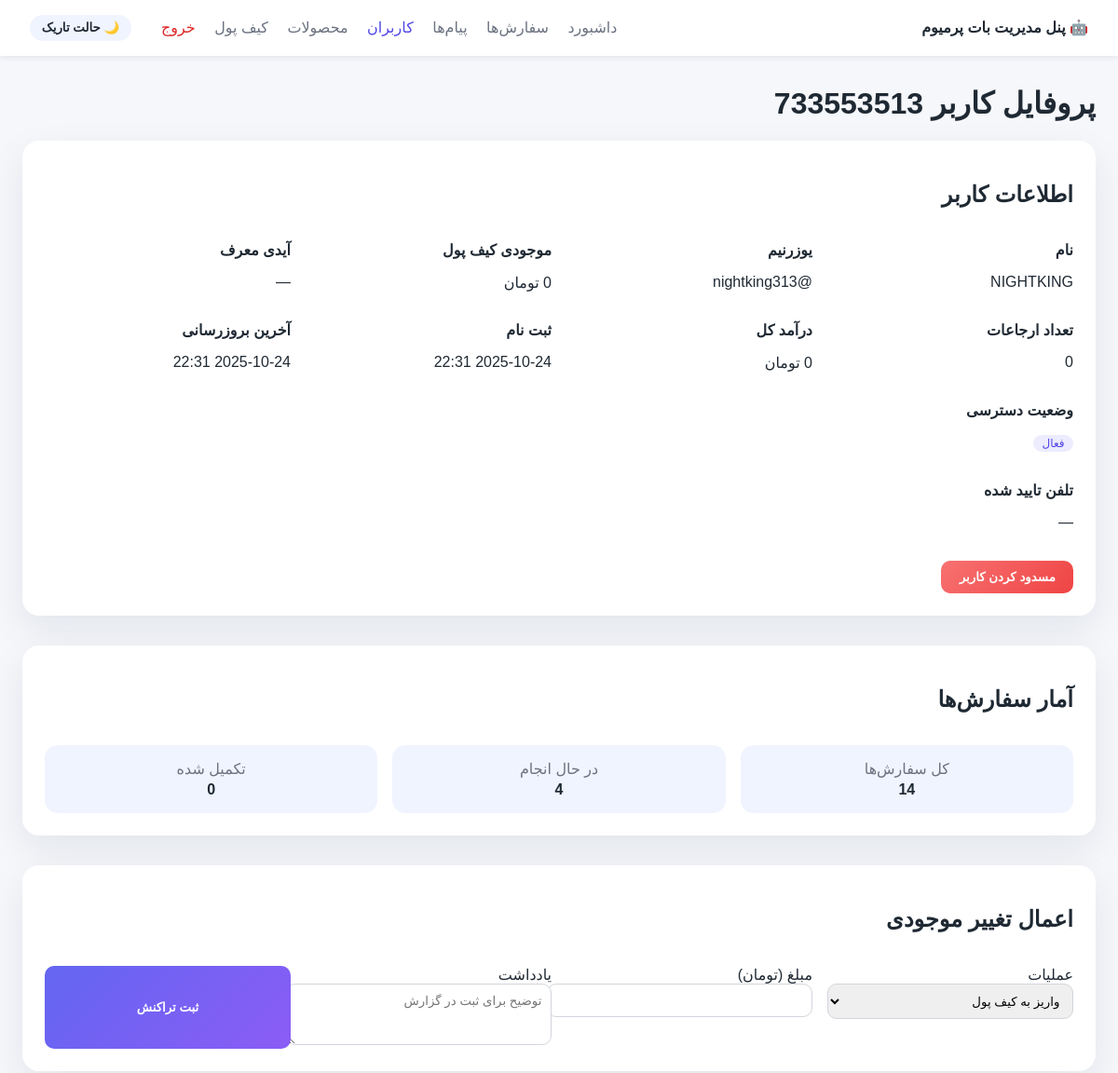
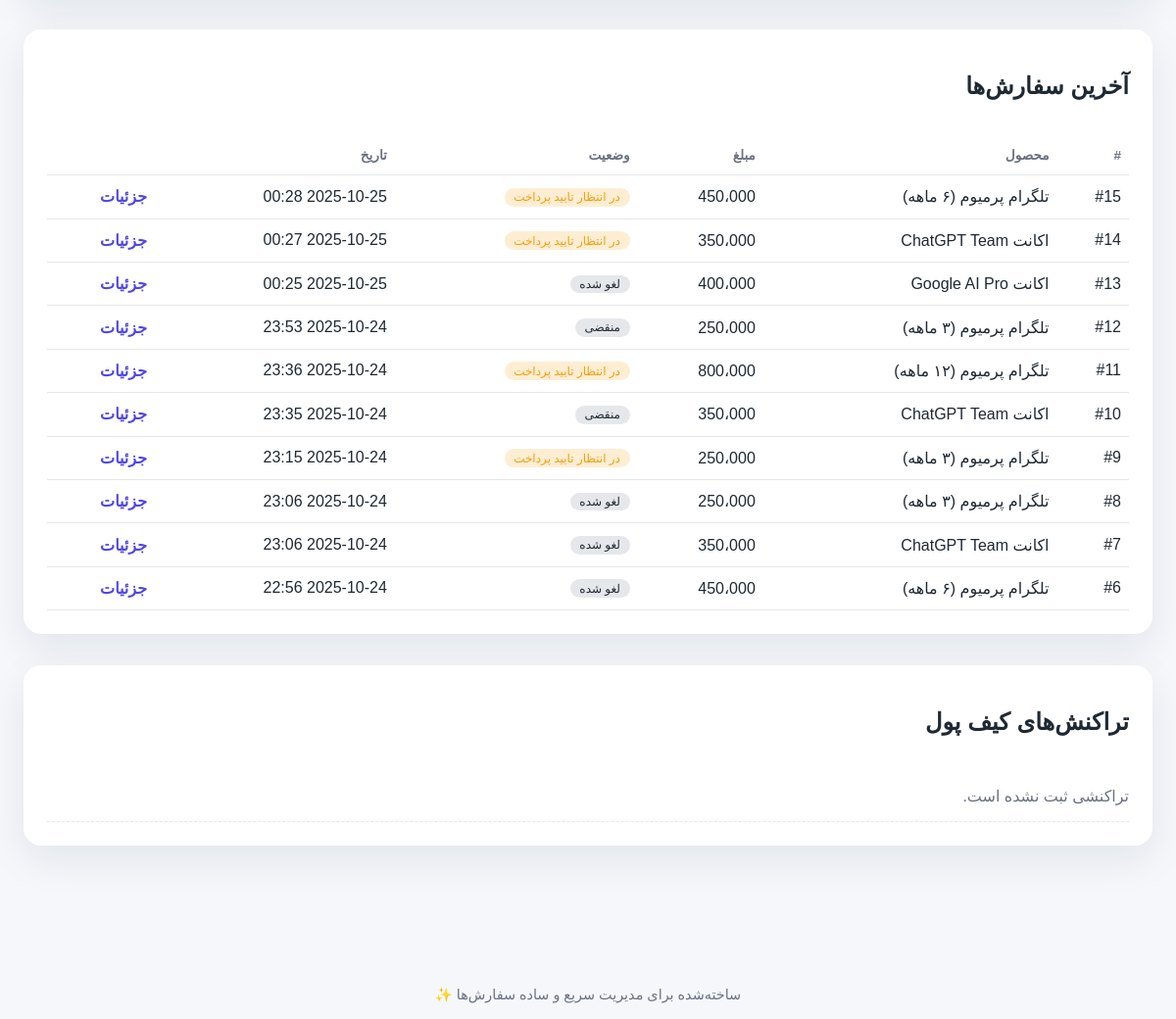
Page /users/733553513 (signed in) on the committed database (2 pictures, top to bottom).
### tables this page shows
CREATE TABLE users(
            user_id INTEGER PRIMARY KEY,
            username TEXT, first_name TEXT,
            wallet_balance INTEGER DEFAULT 0,
            ref_by INTEGER, ref_count INTEGER DEFAULT 0,
            earnings_total INTEGER DEFAULT 0,
            created_at TEXT, updated_at TEXT
        );

CREATE TABLE orders (
            id INTEGER PRIMARY KEY AUTOINCREMENT,
            user_id INTEGER,
            username TEXT,
            first_name TEXT,
            plan_id TEXT,
            plan_title TEXT,
            price TEXT,
            receipt_file_id TEXT,
            receipt_text TEXT,
            status TEXT,
            created_at TEXT,
            updated_at TEXT
        , service_category TEXT, service_code TEXT, account_mode TEXT, customer_email TEXT, customer_secret_encrypted TEXT, amount_total INTEGER, currency TEXT, payment_type TEXT, wallet_used_amount INTEGER DEFAULT 0, wallet_reserved_amount INTEGER DEFAULT 0, await_deadline TEXT, notes TEXT);

### app/webadmin/server.py (the view)
    @app.get("/users/{user_id}")
    async def user_detail(request: Request, user_id: int, user: str = Depends(_login_required)):
        profile = get_user(user_id)
        if not profile:
            raise HTTPException(status.HTTP_404_NOT_FOUND, detail="کاربر یافت نشد")
        stats = get_user_stats(user_id)
        orders = list_orders(user_id=user_id, limit=10)
        wallet_history = list_wallet_tx_for_user(user_id, limit=25)
        return _render(
            request,
            "user_detail.html",
            {
                "title": f"کاربر {user_id}",
                "profile": profile,
                "stats": stats,
                "orders": orders,
                "wallet_history": wallet_history,
                "format_datetime": _format_datetime,
                "format_amount": _format_amount,
                "nav": "users",
            },
        )

### app/webadmin/templates/user_detail.html (shortened to what this page needs)
{% extends 'base.html' %}
{% block content %}
<h1>پروفایل کاربر {{ profile.user_id }}</h1>
<section class="panel">
    <header><h2>اطلاعات کاربر</h2></header>
    <div class="detail-grid">
        <div>
            <strong>نام</strong>
            <p>{{ profile.first_name or '—' }}</p>
        </div>
        <div>
            <strong>یوزرنیم</strong>
            <p>@{{ profile.username or '—' }}</p>
        </div>
        <div>
            <strong>موجودی کیف پول</strong>
            <p>{{ format_amount(profile.wallet_balance) }} تومان</p>
        </div>
        <div>
            <strong>آیدی معرف</strong>
            <p>{{ profile.ref_by or '—' }}</p>
        </div>
        <div>
            <strong>تعداد ارجاعات</strong>
            <p>{{ profile.ref_count or 0 }}</p>
        </div>
        <div>
            <strong>درآمد کل</strong>
            <p>{{ format_amount(profile.earnings_total or 0) }} تومان</p>
        </div>
        <div>
            <strong>ثبت نام</strong>
            <p>{{ format_datetime(profile.created_at) }}</p>
        </div>
        <div>
            <strong>آخرین بروزرسانی</strong>
            <p>{{ format_datetime(profile.updated_at) }}</p>
        </div>
        <div>
            <strong>وضعیت دسترسی</strong>
            <p>
                {% if profile.is_blocked %}
                    <span class="badge awaiting_payment">مسدود</span>
                {% else %}
                    <span class="badge approved">فعال</span>
                {% endif %}
            </p>
        </div>
        <div class="span">
            <strong>تلفن تایید شده</strong>
            <p>{{ profile.contact_phone or '—' }}</p>
        </div>
    </div>
    <div class="inline-actions">
        {% if profile.is_blocked %}
        <form method="post" action="{{ url_for('toggle_block', user_id=profile.user_id) }}">
            <input type="hidden" name="action" value="unblock">
            <button type="submit" class="btn-secondary">رفع مسدودی</button>
        </form>
        {% else %}
        <form method="post" action="{{ url_for('toggle_block', user_id=profile.user_id) }}">
            <button type="submit" class="btn-danger">مسدود کردن کاربر</button>
        </form>
        {% endif %}
    </div>
</section>
<section class="panel">
    <header><h2>آمار سفارش‌ها</h2></header>
    <div class="stats">
        <div><span>کل سفارش‌ها</span><strong>{{ stats.orders_total }}</strong></div>
        <div><span>در حال انجام</span><strong>{{ stats.orders_inprog }}</strong></div>
        <div><span>تکمیل شده</span><strong>{{ stats.orders_done }}</strong></div>
    </div>
</section>
<section class="panel">
    <header><h2>اعمال تغییر موجودی</h2></header>
    <form method="post" action="{{ url_for('adjust_wallet', user_id=profile.user_id) }}" class="form-grid">
        <label>عملیات
            <select name="action" required>
                <option value="credit">واریز به کیف پول</option>
            </select>
        </label>
        <label>مبلغ (تومان)
            <input type="number" name="amount" min="1" required>
        </label>
        <label class="span">یادداشت
            <textarea name="note" rows="3" placeholder="توضیح برای ثبت در گزارش"></textarea>
        </label>
        <button type="submit" class="btn-primary">ثبت تراکنش</button>
    </form>
</section>
<section class="panel">
    <header><h2>آخرین سفارش‌ها</h2></header>
    <table>
        <thead>
            <tr>
                <th>#</th>
                <th>محصول</th>
                <th>مبلغ</th>
                <th>وضعیت</th>
                <th>تاریخ</th>
                <th></th>
            </tr>
        </thead>
        <tbody>
            {% for order in orders %}
            <tr>
                <td>#{{ order.id }}</td>
                <td>{{ order.plan_title or order.service_code or '—' }}</td>
                <td>{{ format_amount(order.amount_total or order.price) }}</td>
                <td><span class="badge {{ order.status|lower }}">{{ order_status_labels.get(order.status, order.status) }}</span></td>
                <td>{{ format_datetime(order.created_at) }}</td>
                <td><a class="link" href="{{ url_for('order_detail', order_id=order.id) }}">جزئیات</a></td>
            </tr>
            {% else %}
            <tr><td colspan="6" class="empty">سفارشی ثبت نشده است.</td></tr>
            {% endfor %}
        </tbody>
    </table>
</section>
<section class="panel">
    <header><h2>تراکنش‌های کیف پول</h2></header>
    <ul class="list">
        {% for tx in wallet_history %}
        <li>
            <span>
                <strong>{{ format_amount(tx.amount) }} تومان</strong>
                <small>{{ tx.type }}</small>
            </span>
            <span>{{ format_datetime(tx.created_at) }}</span>
        </li>
        {% else %}
        <li class="empty">تراکنشی ثبت نشده است.</li>
        {% endfor %}
    </ul>
</section>
{% endblock %}

### app/webadmin/static/styles.css (style rules this page uses)
:root { color-scheme: light dark; --bg: #f5f7fb; --surface: #ffffff; --surface-alt: #f0f4ff; --text: #1f2933; --muted: #6b7280; --accent: #4f46e5; --success: #16a34a; --warning: #f59e0b; --danger: #dc2626; font-family: "Vazirmatn", "IRANSans", "Tahoma", sans-serif; }
body { margin: 0; background: var(--bg); color: var(--text); }
.btn-primary { background: linear-gradient(135deg, #6366f1, #8b5cf6); color: white; border: none; padding: 0.75rem 1.5rem; border-radius: 10px; cursor: pointer; font-weight: 600; }
.btn-danger { background: linear-gradient(135deg, #f87171, #ef4444); color: white; border: none; padding: 0.6rem 1.2rem; border-radius: 10px; cursor: pointer; font-weight: 600; }
.panel { background: var(--surface); border-radius: 18px; box-shadow: 0 15px 40px rgba(15, 23, 42, 0.08); padding: 1.5rem; margin-bottom: 2rem; }
.panel header { display: flex; align-items: center; justify-content: space-between; margin-bottom: 1rem; }
.table, table { width: 100%; border-collapse: collapse; }
table th, table td { padding: 0.75rem 0.5rem; border-bottom: 1px solid #e5e7eb; text-align: right; }
table th { color: var(--muted); font-size: 0.85rem; font-weight: 600; }
table td a.link { color: var(--accent); text-decoration: none; font-weight: 600; }
.badge { display: inline-block; padding: 0.15rem 0.6rem; border-radius: 999px; font-size: 0.75rem; background: #e5e7eb; color: #1f2933; }
.badge.approved, .badge.in_progress, .badge.ready_to_deliver { background: rgba(99, 102, 241, 0.12); color: var(--accent); }
.badge.pending_confirm { background: rgba(245, 158, 11, 0.18); color: var(--warning); }
.inline-actions { margin-top: 1rem; display: flex; gap: 0.75rem; flex-wrap: wrap; }
.inline-actions form { margin: 0; }
.list { list-style: none; margin: 0; padding: 0; }
.list li { display: flex; justify-content: space-between; padding: 0.6rem 0; border-bottom: 1px dashed #e5e7eb; }
.list li.empty, .empty { text-align: center; color: var(--muted); padding: 1rem 0; }
.detail-grid { display: grid; gap: 1rem; grid-template-columns: repeat(auto-fit, minmax(220px, 1fr)); }
.detail-grid .span { grid-column: 1 / -1; }
.form-grid { display: grid; gap: 1rem; grid-template-columns: repeat(auto-fit, minmax(220px, 1fr)); }
.form-grid textarea, .form-grid input, .form-grid select { width: 100%; padding: 0.6rem; border-radius: 10px; border: 1px solid #d1d5db; font-family: inherit; }
.stats { display: grid; grid-template-columns: repeat(auto-fit, minmax(160px, 1fr)); gap: 1rem; }
.stats div { background: var(--surface-alt); border-radius: 14px; padding: 1rem; text-align: center; }
.stats span { display: block; color: var(--muted); margin-bottom: 0.25rem; }

### rows in the picture
users: user_id "733553513", first_name "NIGHTKING", username "nightking313", wallet_balance "0", ref_count "0", earnings_total "0", created_at "2025-10-24 22:31", updated_at "2025-10-24 22:31"
orders: id "15", plan_title "تلگرام پرمیوم (۶ ماهه)", amount_total "450،000", get "در انتظار تایید پرداخت", created_at "2025-10-25 00:28"
orders: id "14", plan_title "اکانت ChatGPT Team", amount_total "350،000", get "در انتظار تایید پرداخت", created_at "2025-10-25 00:27"
orders: id "13", plan_title "اکانت Google AI Pro", amount_total "400،000", get "لغو شده", created_at "2025-10-25 00:25"
orders: id "12", plan_title "تلگرام پرمیوم (۳ ماهه)", amount_total "250،000", get "منقضی", created_at "2025-10-24 23:53"
orders: id "11", plan_title "تلگرام پرمیوم (۱۲ ماهه)", amount_total "800،000", get "در انتظار تایید پرداخت", created_at "2025-10-24 23:36"
orders: id "10", plan_title "اکانت ChatGPT Team", amount_total "350،000", get "منقضی", created_at "2025-10-24 23:35"
orders: id "9", plan_title "تلگرام پرمیوم (۳ ماهه)", amount_total "250،000", get "در انتظار تایید پرداخت", created_at "2025-10-24 23:15"
orders: id "8", plan_title "تلگرام پرمیوم (۳ ماهه)", amount_total "250،000", get "لغو شده", created_at "2025-10-24 23:06"
orders: id "7", plan_title "اکانت ChatGPT Team", amount_total "350،000", get "لغو شده", created_at "2025-10-24 23:06"
orders: id "6", plan_title "تلگرام پرمیوم (۶ ماهه)", amount_total "450،000", get "لغو شده", created_at "2025-10-24 22:56"

### other values in the picture
{{ '☀️ حالت روشن' if theme == 'dark' else '🌙 حالت تاریک' }} "🌙 حالت تاریک"
{{ profile.ref_by or '—' }} "—"
{{ profile.contact_phone or '—' }} "—"
{{ stats.orders_total }} "14"
{{ stats.orders_inprog }} "4"
{{ stats.orders_done }} "0"
